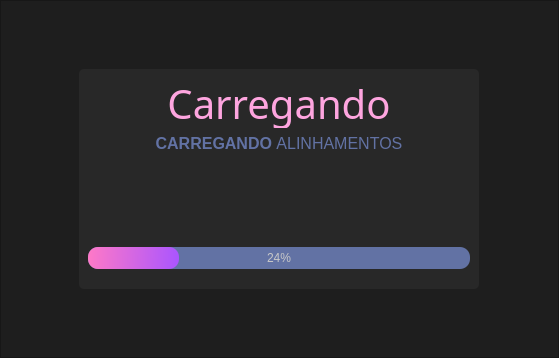
<?xml version="1.0" encoding="UTF-8"?>
<ui version="4.0">
 <class>MethodWindow</class>
 <widget class="QMainWindow" name="MethodWindow">
  <property name="geometry">
   <rect>
    <x>0</x>
    <y>0</y>
    <width>559</width>
    <height>358</height>
   </rect>
  </property>
  <property name="windowTitle">
   <string>MainWindow</string>
  </property>
  <widget class="QWidget" name="centralwidget">
   <layout class="QVBoxLayout" name="verticalLayout">
    <property name="spacing">
     <number>0</number>
    </property>
    <property name="leftMargin">
     <number>0</number>
    </property>
    <property name="topMargin">
     <number>0</number>
    </property>
    <property name="rightMargin">
     <number>0</number>
    </property>
    <property name="bottomMargin">
     <number>0</number>
    </property>
    <item>
     <widget class="QFrame" name="back_frame">
      <property name="styleSheet">
       <string notr="true">QFrame{
	background-color: rgb(30, 30, 30);
}</string>
      </property>
      <property name="frameShape">
       <enum>QFrame::StyledPanel</enum>
      </property>
      <property name="frameShadow">
       <enum>QFrame::Raised</enum>
      </property>
      <layout class="QGridLayout" name="gridLayout">
       <item row="0" column="0">
        <widget class="QFrame" name="loadingFrame">
         <property name="maximumSize">
          <size>
           <width>400</width>
           <height>220</height>
          </size>
         </property>
         <property name="styleSheet">
          <string notr="true">QFrame{
	background-color: rgb(40, 40, 40);
	border-radius: 5px;
}
</string>
         </property>
         <property name="frameShape">
          <enum>QFrame::StyledPanel</enum>
         </property>
         <property name="frameShadow">
          <enum>QFrame::Raised</enum>
         </property>
         <layout class="QVBoxLayout" name="verticalLayout_2">
          <property name="bottomMargin">
           <number>20</number>
          </property>
          <item>
           <widget class="QLabel" name="titleLabel">
            <property name="maximumSize">
             <size>
              <width>16777215</width>
              <height>50</height>
             </size>
            </property>
            <property name="font">
             <font>
              <family>Bahnschrift SemiBold</family>
              <pointsize>30</pointsize>
             </font>
            </property>
            <property name="styleSheet">
             <string notr="true">QLabel{
	
	color: rgb(254, 165, 223);
}</string>
            </property>
            <property name="text">
             <string>Carregando</string>
            </property>
            <property name="alignment">
             <set>Qt::AlignCenter</set>
            </property>
           </widget>
          </item>
          <item>
           <widget class="QLabel" name="descriptionLabel">
            <property name="maximumSize">
             <size>
              <width>16777215</width>
              <height>20</height>
             </size>
            </property>
            <property name="font">
             <font>
              <family>Segoe UI</family>
              <pointsize>12</pointsize>
             </font>
            </property>
            <property name="styleSheet">
             <string notr="true">color: rgb(98, 114, 164);</string>
            </property>
            <property name="text">
             <string>&lt;strong&gt;CARREGANDO &lt;/strong&gt; ALINHAMENTOS</string>
            </property>
            <property name="textFormat">
             <enum>Qt::AutoText</enum>
            </property>
            <property name="scaledContents">
             <bool>false</bool>
            </property>
            <property name="alignment">
             <set>Qt::AlignCenter</set>
            </property>
            <property name="wordWrap">
             <bool>true</bool>
            </property>
            <property name="margin">
             <number>0</number>
            </property>
            <property name="indent">
             <number>-1</number>
            </property>
           </widget>
          </item>
          <item>
           <widget class="QLabel" name="imageLabel">
            <property name="font">
             <font>
              <pointsize>20</pointsize>
             </font>
            </property>
            <property name="styleSheet">
             <string notr="true"/>
            </property>
            <property name="alignment">
             <set>Qt::AlignCenter</set>
            </property>
           </widget>
          </item>
          <item>
           <widget class="QProgressBar" name="progressBar">
            <property name="styleSheet">
             <string notr="true">QProgressBar {
	
	background-color: rgb(98, 114, 164);
	color: rgb(200, 200, 200);
	border-style: none;
	border-radius: 10px;
	text-align: center;
}
QProgressBar::chunk{
	border-radius: 10px;
	background-color: qlineargradient(spread:pad, x1:0, y1:0.511364, x2:1, y2:0.523, stop:0 rgba(254, 121, 199, 255), stop:1 rgba(170, 85, 255, 255));
}</string>
            </property>
            <property name="value">
             <number>24</number>
            </property>
           </widget>
          </item>
         </layout>
        </widget>
       </item>
      </layout>
     </widget>
    </item>
   </layout>
  </widget>
 </widget>
 <resources/>
 <connections/>
</ui>
